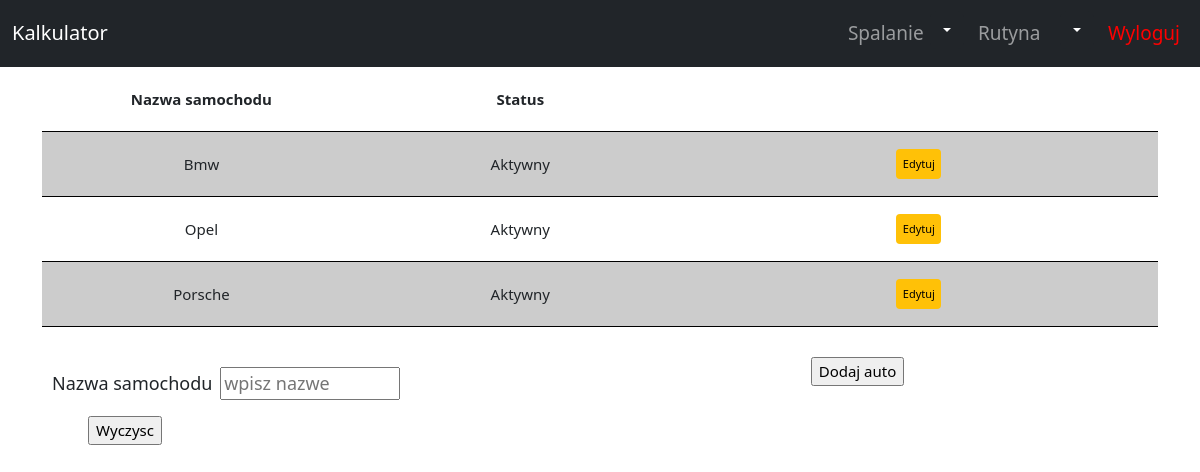
Screenshot of /auta.php (signed in) with the database file from the repository.
### tables this page shows
CREATE TABLE `auta` (
  `ID` int(6) UNSIGNED NOT NULL,
  `nazwa` varchar(30) NOT NULL,
  `status` bit(1) NOT NULL
);

### auta.php (the view, shortened to what this page needs)
<?php
include_once('script.php');
if(isset($_SESSION['User']))
{
?>
<!DOCTYPE html>
<html>
	<head>
		<link href="https://cdn.jsdelivr.net/npm/bootstrap@5.2.0/dist/css/bootstrap.min.css" rel="stylesheet">
		<link rel="stylesheet" href="style.css?ver=0.4">
	</head>
	<body>
		<nav class="navbar navbar-expand-sm bg-dark navbar-dark ">
            <div class="container-fluid">
                <a href="start.php" class="navbar-brand">Kalkulator</a>
                <div id="myNav" class="collapse navbar-collapse topnav-right" style="flex-grow: 0;">
					<ul class="navbar-nav" >
						<li class="nav-item" style="width:130px;">
							<a href="spalanie.php" class="nav-link " style="width:80px;margin:0px;display:inline-block;" >Spalanie</a>
							<div class="dropdown" style="width:40px;float:right;">
								<button class="btn btn-dark dropdown-toggle"  id="dropdownMenuButton1" data-bs-toggle="dropdown" aria-expanded="false" ></button>
							</div>
						</li>
						<li class="nav-item" style="width:130px;">
							<a href="rutyna.php" class="nav-link " style="width:80px;margin:0px;display:inline-block;" >Rutyna</a>
							<div class="dropdown" style="width:40px;float:right;">
								<button class="btn btn-dark dropdown-toggle"  id="dropdownMenuButton1" data-bs-toggle="dropdown" aria-expanded="false" ></button>
							</div>
						</li>
						<li class="nav-item">
							<?php echo '<a href="script.php?logout" class="nav-link" style="color:red;">Wyloguj</a>';?>
						</li>
					</ul>
                </div>
            </div>
        </nav>
		<div class="container katalog_aut">
			<div class="table-responsive table-responsive-sm">
					<div class='fixed-width content'>
						<div>
							<table class='col-12 col-sm-12 col-md-12' style="font-size:15px;">
								<thead>
									<tr >
										<th class='col-1 col-sm-2 col-md-2'>Nazwa samochodu</th>
										<th class='col-1 col-sm-2 col-md-2'>Status</th>
										<th class='col-3 col-sm-2 col-md-3' ></th>
									</tr>
								</thead>
								<tbody><?php
									$result = mysqli_query($conn,"SELECT * FROM auta");
									while($row = mysqli_fetch_assoc($result)){
										$id = $row['ID'];
										$nazwa = $row['nazwa'];
										$status = $row['status'];
											?><tr>
												<td class='col-1 col-sm-2 col-md-1' id="nazwa"><?php echo $nazwa; ?></td>
												<td class='col-1 col-sm-2 col-md-1' id="status" ><?php if($status == 1){echo "Aktywny";} else{echo "Deaktywny";}?></td>
												<td class="butt">
													<button type="submit" class="editauto btn btn-warning btn-sm" name='kategoria' id="<?php echo $id; ?>">Edytuj</button>
												</td>
											</tr>
											<?php }?>
								</tbody>
							</table>
						</div>
					</div>
			</div>
					<form action="script.php" method="post" enctype="multipart/form-data">
						<div class="row">
							<div class="col-12 col-sm-12 col-md-12">
								<div class="row" class="">
									<div class="col-12 col-sm-6 col-md-7" style="margin:10px;">
										<label for="Nazwa">Nazwa samochodu</label>
										<input type="text"  placeholder="wpisz nazwe" style="width: 180px;" size = "8" name="Nazwa" id="Nazwa" required />
									</div>
									<div class="col-6 col-sm-3 col-md-3" style="text-align:center; font-size:15px;">
										<input type="submit" name='kategoria' value='Dodaj auto'/>
									</div>
									<div class="col-6 col-sm-2 col-md-2" style="text-align:center; font-size:15px;">
										<input type="reset" value = "Wyczysc"></input>
									</div>
								</div>
							</div>
						</div>
					</form>
		</div>
	</body>
</html>
<?php } else header("location:index.php");
 ?>

### style.css (style rules this page uses)
.zebrastripe { background-color:#ccc; }
.navbar-nav { font-size: 19px; }
body { font-size: 14px; }
table { font-size: 13px; text-align:center; }
table tr { height:65px; }
table th,table td { padding:1px; border-bottom:1px solid black; line-height:0.95em; }
.btn-sm { width:40px; height:25px; padding: 0px; font-size:10px; border:0px; margin:2px; }
ul { margin:0px; padding: 0px; list-style:none; text-decoration:none; }
ul li { margin-top:3px; margin-bottom:3px; }
input { margin:3px; }
.katalog_aut { font-size:18px; }
@media screen and (min-width: 576px) { body { font-size: 15px; } }
@media screen and (min-width: 576px) { table { font-size: 15px; text-align:center; } }
@media screen and (min-width: 576px) { table th,table td { padding:3px; border-bottom:1px solid black; } }
@media screen and (min-width: 576px) { .btn-sm { width:35px; height:25px; font-size: 11px; padding: 0px; } }
@media screen and (min-width: 768px) { body { font-size: 17px; } }
@media screen and (min-width: 768px) { table { font-size: 17px; text-align:center; } }
@media screen and (min-width: 768px) { table th,table td { padding:5px; border-bottom:1px solid black; } }
@media screen and (min-width: 768px) { .btn-sm { width:45px; height:30px; font-size: 11px; padding: 0px; } }

### rows the page displays
auta: nazwa "Bmw", status "Aktywny"
auta: nazwa "Opel", status "Aktywny"
auta: nazwa "Porsche", status "Aktywny"
